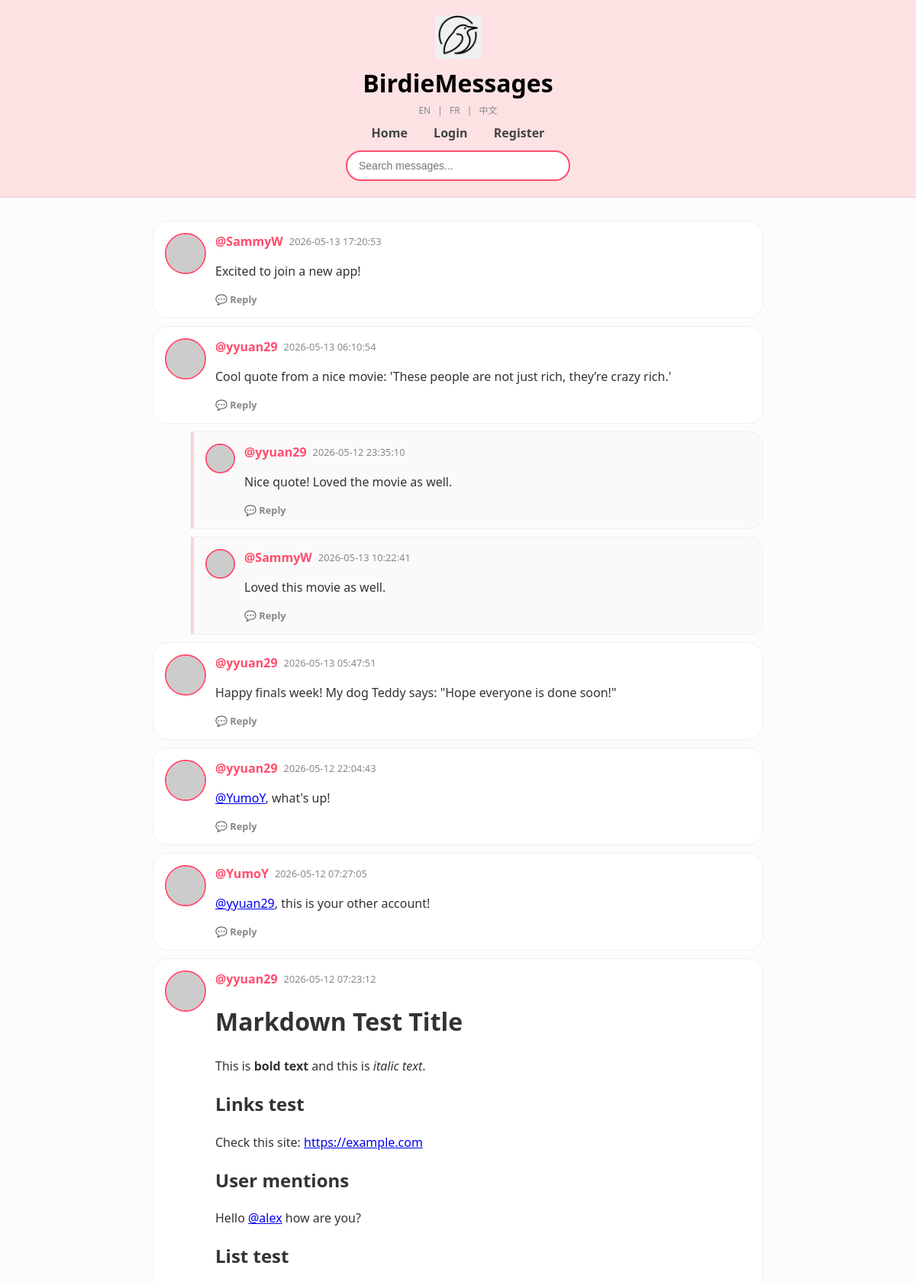
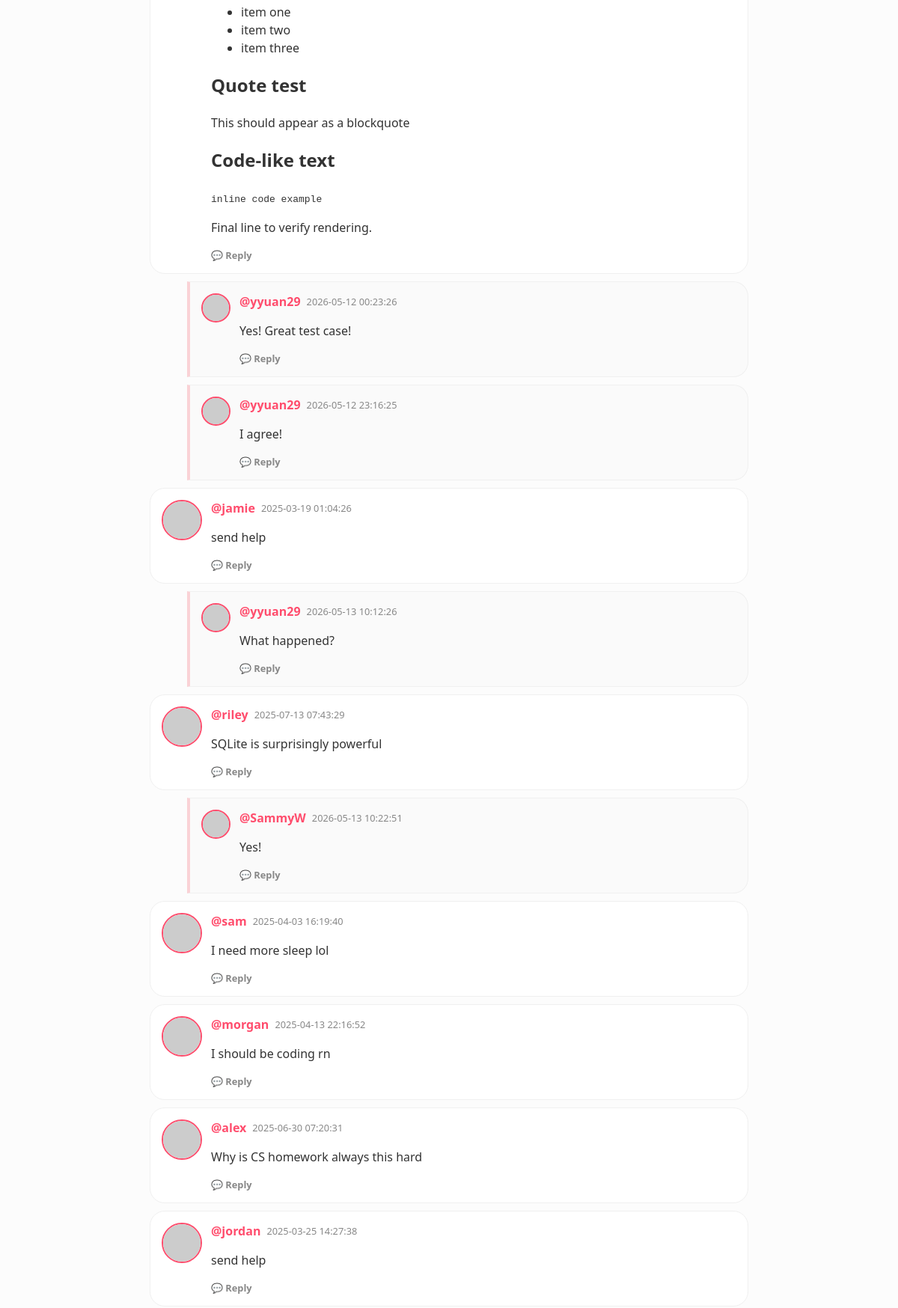
The page / (upper part) on the database its author committed (2 pictures, top to bottom).
### tables this page shows
CREATE TABLE users (
            id INTEGER PRIMARY KEY AUTOINCREMENT,
            username TEXT UNIQUE,
            password TEXT,
            age INTEGER,
            bio TEXT
        );

### app.py (the view)
@app.get("/", response_class=HTMLResponse)
async def home(request: Request, page: int = 1):
    if page < 1: page = 1
    limit = 50
    offset = (page - 1) * limit
    db = get_db()
    rows = db.execute("""
    WITH RECURSIVE message_tree AS (
        SELECT id, id as root_id, timestamp, 0 as depth
        FROM messages
        WHERE parent_id IS NULL

        UNION ALL

        SELECT m.id, mt.root_id, m.timestamp, mt.depth + 1
        FROM messages m
        JOIN message_tree mt ON m.parent_id = mt.id
    )
    SELECT m.*, u.username, mt.depth, mt.root_id
    FROM messages m
    JOIN message_tree mt ON m.id = mt.id
    LEFT JOIN users u ON m.user_id = u.id
    ORDER BY mt.root_id DESC, m.id ASC
    LIMIT ? OFFSET ?
""", (limit, offset)).fetchall()
    total_row = db.execute("SELECT COUNT(*) FROM messages").fetchone()
    total = total_row[0] if total_row else 0
    db.close()
    logged_in_user = request.cookies.get("username")
    return templates.TemplateResponse(
        request=request,
        name="index.html",
        context={
            "request": request,
            "messages": rows,
            "page": page,
            "has_next": (offset + limit) < total,
            "has_prev": page > 1,
            "user": logged_in_user,
            "t": get_translations(request)
        }
    )

### templates/index.html (shortened to what this page needs)
<!DOCTYPE html>
<html lang="en">
<head>
</head>
<body>
{% set t = get_t(request) %}
<header class="birdie-header">
    <div class="logo-container">
        <img src="/static/logo.png" class="main-logo">
        <div class="title-nav">
            <h1>BirdieMessages</h1>
            <div class="lang-nav">
                <a href="/set_lang/en">EN</a> |
                <a href="/set_lang/fr">FR</a> |
                <a href="/set_lang/zh">中文</a>
            </div>
            <nav>
                <a href="/">{{ t.home }}</a>
                {% if user %}
                    <a href="/create_message">+ {{ t.post }}</a>
                    <a href="/profile/{{ user }}">{{ t.profile }}</a>
                    <a href="/logout">{{ t.logout }}</a>
                {% else %}
                    <a href="/login">{{ t.login }}</a>
                    <a href="/register">{{ t.register }}</a>
                {% endif %}
            </nav>
            <div class="search-row">
                <form action="/search" method="get">
                    <input type="text" name="q" placeholder="{{ t.search_placeholder }}">
                </form>
            </div>
        </div>
    </div>
</header>
<div class="container">
    {% for msg in messages %}
        <div class="chirp-card {% if msg.parent_id %}is-reply{% endif %}">
            <img class="avatar-circle {% if msg.parent_id %}avatar-reply{% endif %}"
                src="https://robohash.org/{{ msg.username }}?set=set4&size=50x50">
            <div style="flex:1;">
                <div style="display:flex; gap:8px; align-items:center;">
                    <a class="username" href="/profile/{{ msg.username }}">@{{ msg.username }}</a>
                    <span class="timestamp">{{ msg.timestamp }}</span>
                </div>
                <div class="message-content">
                    {{ linkify(msg.content) | safe }}
                </div>
                <div class="actions-bar">
                    <a href="/message/{{ msg.id }}" class="btn-action">💬 {{ t.reply or 'Reply' }}</a>
                </div>
            </div>
        </div>
    {% endfor %}
</div>
</body>
</html>

### templates/index.html (style rules this page uses)
:root { --birdie-pink: #fde2e4; --birdie-dark-pink: #ff4d6d; --birdie-border: #fad2d6; --nav-text: #444; }
body { background-color: #fcfcfc; font-family: 'Segoe UI', Roboto, Helvetica, Arial, sans-serif; margin: 0; padding: 0; color: #333; }
.birdie-header { background-color: var(--birdie-pink); padding: 20px 0; border-bottom: 2px solid var(--birdie-border); text-align: center; }
.logo-container { display: flex; flex-direction: column; align-items: center; }
.main-logo { width: 60px; height: auto; margin-bottom: 5px; }
.title-nav h1 { font-size: 32px; margin: 5px 0; font-weight: 800; color: #000; }
.lang-nav { font-size: 0.75em; color: #888; margin-bottom: 10px; }
.lang-nav a { color: #888; text-decoration: none; margin: 0 6px; }
.title-nav nav { margin: 10px 0; font-weight: 600; }
.title-nav nav a { text-decoration: none; color: var(--nav-text); margin: 0 15px; }
.search-row { margin-top: 12px; }
.search-row input { padding: 10px 15px; width: 260px; border-radius: 20px; border: 2px solid var(--birdie-dark-pink); outline: none; font-size: 14px; background: white; }
.container { max-width: 800px; margin: 30px auto; padding: 0 20px; }
.chirp-card { background: white; border: 1px solid #f0f0f0; border-radius: 20px; padding: 15px; margin-bottom: 10px; display: flex; gap: 12px; }
.is-reply { margin-left: 50px; border-left: 4px solid var(--birdie-border); background: #fafafa; border-top-left-radius: 0; border-bottom-left-radius: 0; }
.avatar-circle { width: 50px; height: 50px; border-radius: 50%; border: 2px solid var(--birdie-dark-pink); }
.avatar-reply { width: 35px; height: 35px; }
.username { color: var(--birdie-dark-pink); font-weight: bold; text-decoration: none; }
.message-content { margin-top: 5px; line-height: 1.5; }
.timestamp, .bio-text { color: #888; font-size: 0.8em; font-family: inherit; }
.actions-bar { margin-top: 10px; display: flex; gap: 15px; font-family: inherit; }
.btn-action { text-decoration: none; font-size: 0.8em; color: #888; font-weight: 600; font-family: inherit; }

### rows shown on the page
users: username "SammyW", timestamp "2026-05-13 17:20:53", linkify "Excited to join a new app!", reply "Reply", timestamp "2026-05-13 10:22:41", linkify "Loved this movie as well.", timestamp "2026-05-13 10:22:51", linkify "Yes!"
users: username "yyuan29", timestamp "2026-05-13 06:10:54", linkify "Cool quote from a nice movie: 'These people are not just rich, they’re crazy rich.'", reply "Reply", timestamp "2026-05-12 23:35:10", linkify "Nice quote! Loved the movie as well.", timestamp "2026-05-13 05:47:51", linkify "Happy finals week! My dog Teddy says: \"Hope everyone is done soon!\"", timestamp "2026-05-12 22:04:43", linkify "@YumoY , what's up!", timestamp "2026-05-12 07:23:12", linkify "Markdown Test Title This is bold text and this is italic text . Links test Check this site: https://example.com User mentions Hello @alex how are you? List test item one item two item three Quote test This should appear as a blockquote Code-like text inline code example Final line to verify rendering.", timestamp "2026-05-12 00:23:26", linkify "Yes! Great test case!", timestamp "2026-05-12 23:16:25", linkify "I agree!", timestamp "2026-05-13 10:12:26", linkify "What happened?"
users: username "YumoY", timestamp "2026-05-12 07:27:05", linkify "@yyuan29 , this is your other account!", reply "Reply"
users: username "jamie", timestamp "2025-03-19 01:04:26", linkify "send help", reply "Reply"
users: username "riley", timestamp "2025-07-13 07:43:29", linkify "SQLite is surprisingly powerful", reply "Reply"
users: username "sam", timestamp "2025-04-03 16:19:40", linkify "I need more sleep lol", reply "Reply"
users: username "morgan", timestamp "2025-04-13 22:16:52", linkify "I should be coding rn", reply "Reply"
users: username "alex", timestamp "2025-06-30 07:20:31", linkify "Why is CS homework always this hard", reply "Reply"
users: username "jordan", timestamp "2025-03-25 14:27:38", linkify "send help", reply "Reply"

### other values the page prints
{{ t.home }} "Home"
{{ t.login }} "Login"
{{ t.register }} "Register"
